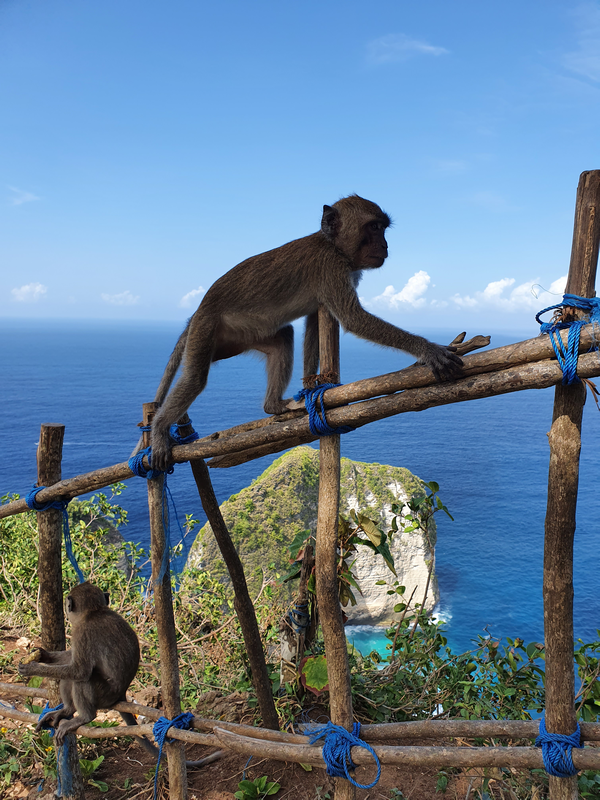
#> input picture exercises/Ex7-GeometricTransformationsAndRegistration_mangler/data/NusaPenida.png, 600 x 800 px
$ python Ex7.py
#> lines starting #> are read from the running program, lines starting #| are printed output that depends on the picture
#%% Import
import matplotlib.pyplot as plt
import math
from skimage.transform import rotate
from skimage.transform import EuclideanTransform
from skimage.transform import SimilarityTransform
from skimage.transform import warp
from skimage.transform import swirl
from skimage import io
import numpy as np

def show_comparison(original, transformed, transformed_name):
    fig, (ax1, ax2) = plt.subplots(ncols=2, figsize=(8, 4), sharex=True,
                                   sharey=True)
    ax1.imshow(original)
    ax1.set_title('Original')
    ax1.axis('off')
    ax2.imshow(transformed)
    ax2.set_title(transformed_name)
    ax2.axis('off')
    io.show()

import os
os.chdir(r'C:\Users\askeb\OneDrive - Danmarks Tekniske Universitet\DTU\9. Semester\Image analysis\Scripts og data\DTUImageAnalysis\exercises\Ex7-GeometricTransformationsAndRegistration_mangler')

#%% Image rotation
# Load an image
in_dir = 'data/'
im_org = io.imread(in_dir + 'NusaPenida.png')
#> im_org is the input picture: shape (800, 600, 3); mean R, G, B 102, 126.7, 148.3

# angle in degrees - counter clockwise around the center of the image
rotation_angle = 10
rot_center = [0,0]
rotated_img = rotate(im_org, rotation_angle,center = rot_center)
show_comparison(im_org, rotated_img, "Rotated image")
# %% Try som more
# angle in degrees - counter clockwise around the center of the image
rotation_angle = 10
rot_center = [200,0]
rotated_img = rotate(im_org, rotation_angle,center = rot_center, mode="reflect")
show_comparison(im_org, rotated_img, "Rotated image")
#Reflect reflects the outer pixels

rotation_angle = 10
rot_center = [200,0]
rotated_img = rotate(im_org, rotation_angle,center = rot_center, mode="wrap")
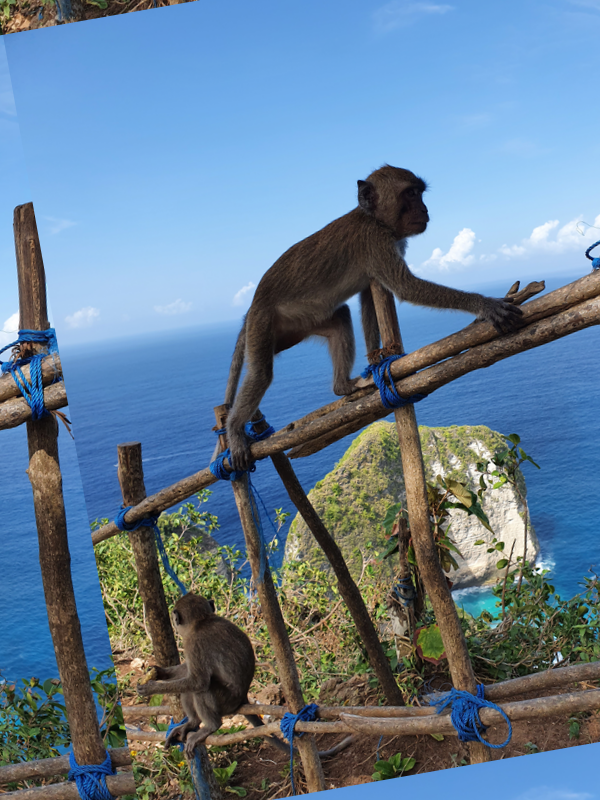
#> rotated_img: shape (800, 600, 3) float64; mean R, G, B 0.401, 0.498, 0.583
show_comparison(im_org, rotated_img, "Rotated image")
#Wrap places it in a grid of the same image

# %% Backgroud can also be replace with constant pixel values
rotated_img = rotate(im_org, rotation_angle,resize=True, mode="constant", cval=0.3)
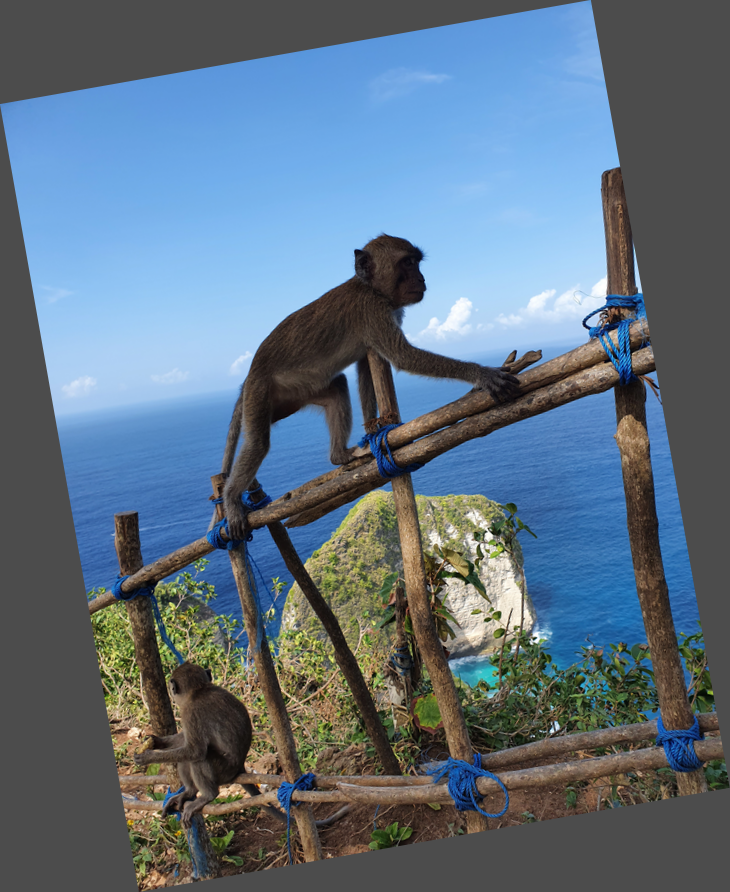
#> rotated_img: shape (892, 730, 3) float64; mean R, G, B 0.374, 0.445, 0.508
show_comparison(im_org, rotated_img, "Rotated image")
#cval = takes a float value [0,1] to fill the empty pixels with

# Notice the automatic resizing function, that fits the rotated image to the frame
# %% Rigid body transformation - euclidiant transformation
# angle in radians - counter clockwise
rotation_angle = 10.0 * math.pi / 180.
trans = [10, 20]
tform = EuclideanTransform(rotation=rotation_angle, translation=trans)
print(tform.params)

#3x3 Used for homogenous coordinates

#apply transformation to the image
transformed_img = warp(im_org, tform)
show_comparison(im_org, transformed_img, "Transformed image")

# Actually an inverse transformation is applied to the image when using warp

#Here we invert the transformation
transformed_img = warp(im_org, tform.inverse)
show_comparison(im_org, transformed_img, "Transformed image")

# %% Test transformation with only rotation
rotation_angle = 10.0 * math.pi / 180.
tform = EuclideanTransform(rotation=rotation_angle)
transformed_img = warp(im_org, tform)
show_comparison(im_org, transformed_img, "Transformed image")

# inverse transformation
transformed_img = warp(im_org, tform.inverse)
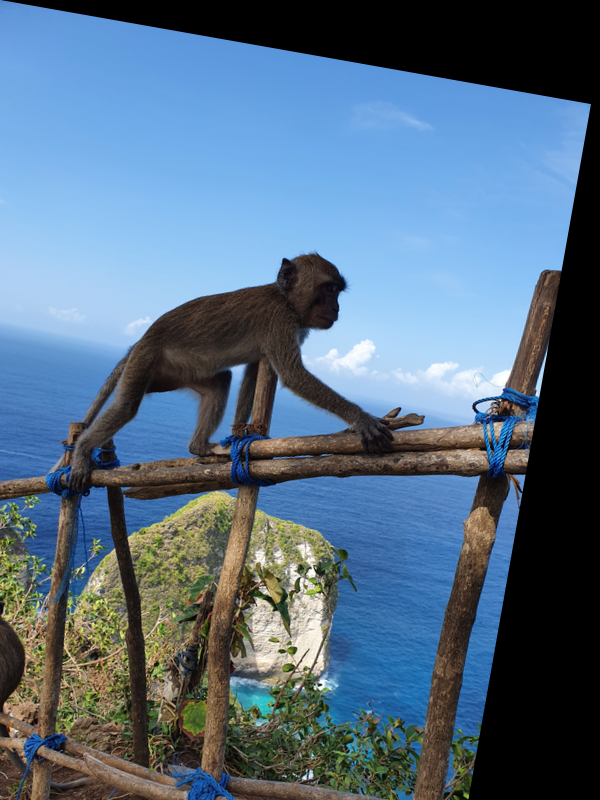
#> transformed_img: shape (800, 600, 3) float64; mean R, G, B 0.338, 0.431, 0.516
show_comparison(im_org, transformed_img, "Transformed image")

# When using warp the rotation is centered around the upper left corner
# %% Similarity transformation ( translation, rotation, scaling)
rotation_angle = 15.0 * math.pi / 180
scaling = 1/0.6
translation = [40,30]
tform = SimilarityTransform(rotation=rotation_angle, scale=scaling, translation=translation)
print(tform.params)
transformed_img = warp(im_org, tform)
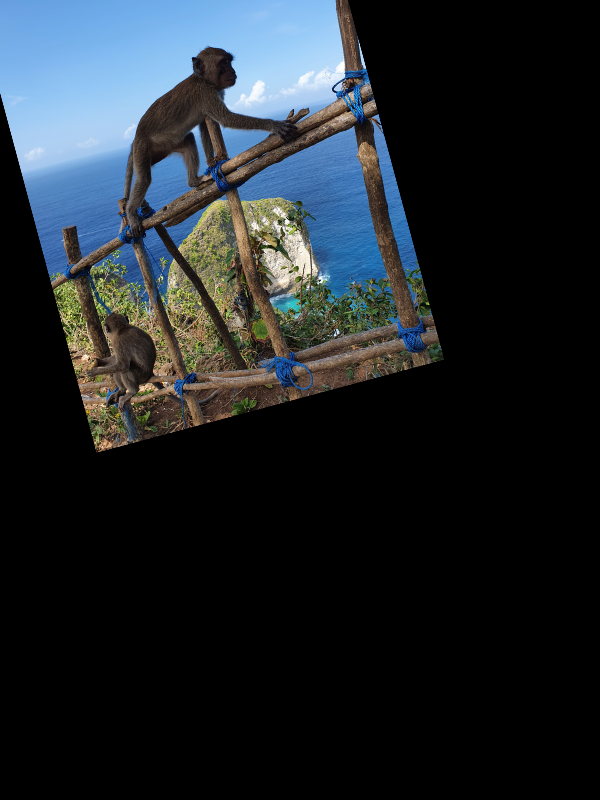
#> transformed_img: shape (800, 600, 3) float64; mean R, G, B 0.124, 0.148, 0.167
show_comparison(im_org, transformed_img, "Transformed image")

#scale < 1 will make the image bigger, 1> will make it smaller

# %% Swirl transformation
str = 100
rad = 200
c = [300, 400]
swirl_img = swirl(im_org, strength=str, radius=rad, center=c)
show_comparison(im_org, swirl_img, "Swirl image")

# %% Landmark based registration ============================================

#Load hand images
src_img = io.imread(in_dir + 'Hand1.jpg') #source ( to fit on top of hand 2)
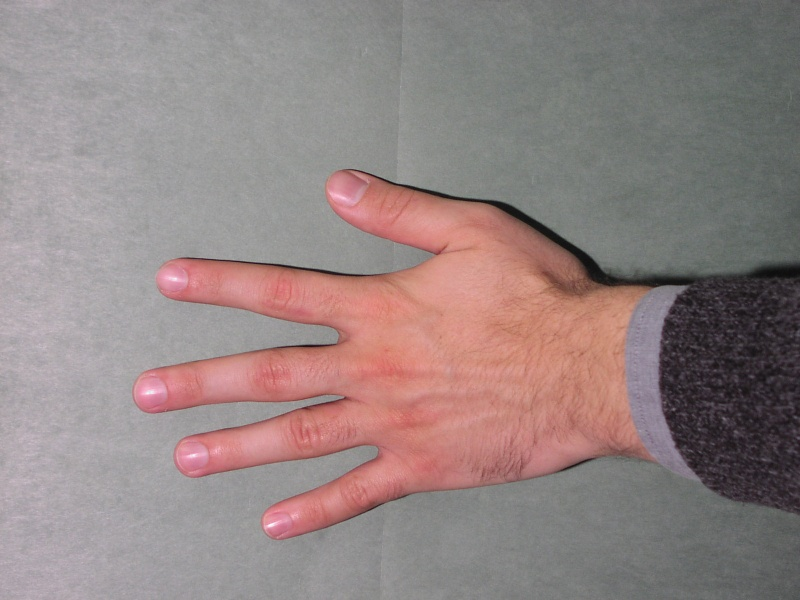
#> input picture exercises/Ex7-GeometricTransformationsAndRegistration_mangler/data/Hand1.jpg, 800 x 600 px
#> src_img is the input picture: shape (600, 800, 3); mean R, G, B 147.3, 132, 130.8
dst_img = io.imread(in_dir + 'Hand2.jpg') #destination
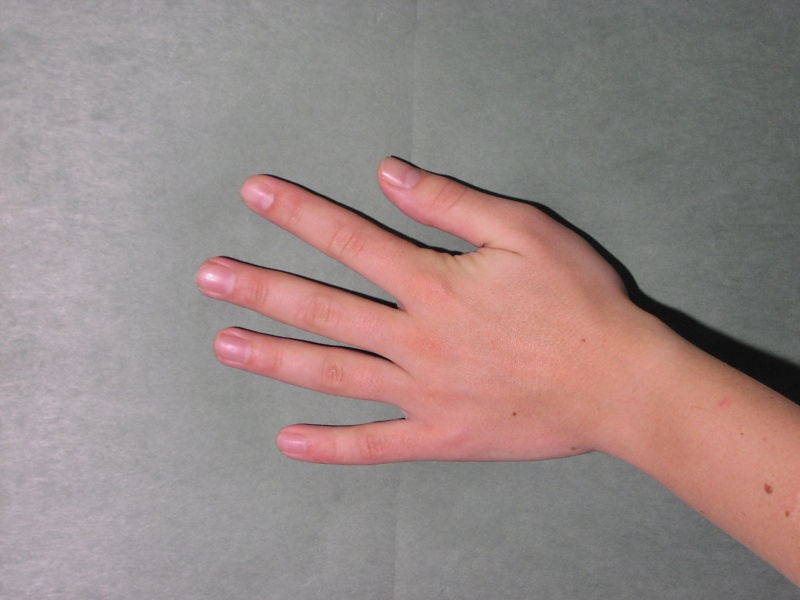
#> input picture exercises/Ex7-GeometricTransformationsAndRegistration_mangler/data/Hand2.jpg, 800 x 600 px
#> dst_img is the input picture: shape (600, 800, 3); mean R, G, B 152.2, 135.9, 133.9

#Blend images
from skimage.util import img_as_float, img_as_ubyte
blend = 0.5 * img_as_float(src_img) + 0.5 * img_as_float(dst_img)
io.imshow(blend)
io.show()
# Not the best fit yet
# %% Manually place landmarks on source image
src = np.array([[588, 274], [328, 179], [134, 398], [260, 525], [613, 448]])
plt.imshow(src_img)
plt.plot(src[:, 0], src[:, 1], '.r', markersize=12)
plt.show()

# %% Exercise 13 :Now place landmarks on destination image
dst = np.array([[588, 274], [328, 179], [134, 398], [260, 525], [613, 448]])
plt.imshow(dst_img)
plt.plot(src[:, 0], src[:, 1], '.r', markersize=12)
plt.show()
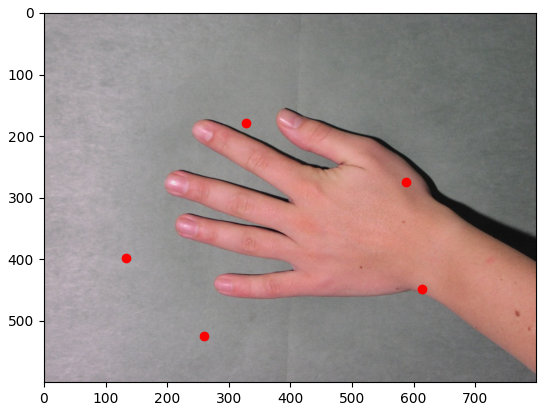
#> figure drawn by matplotlib, 1 panel

# %%
